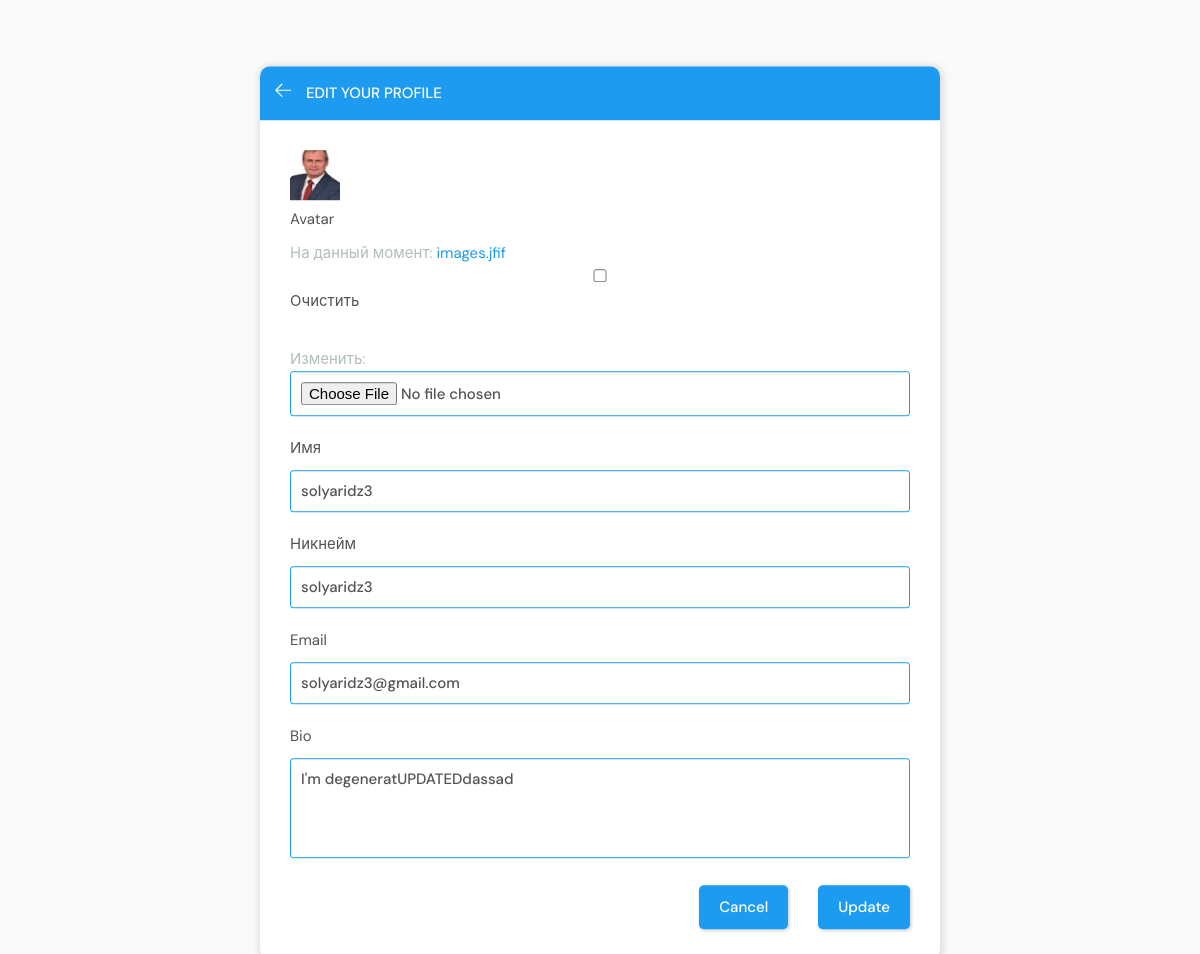
The app's page /update-user/ (signed in), older data.
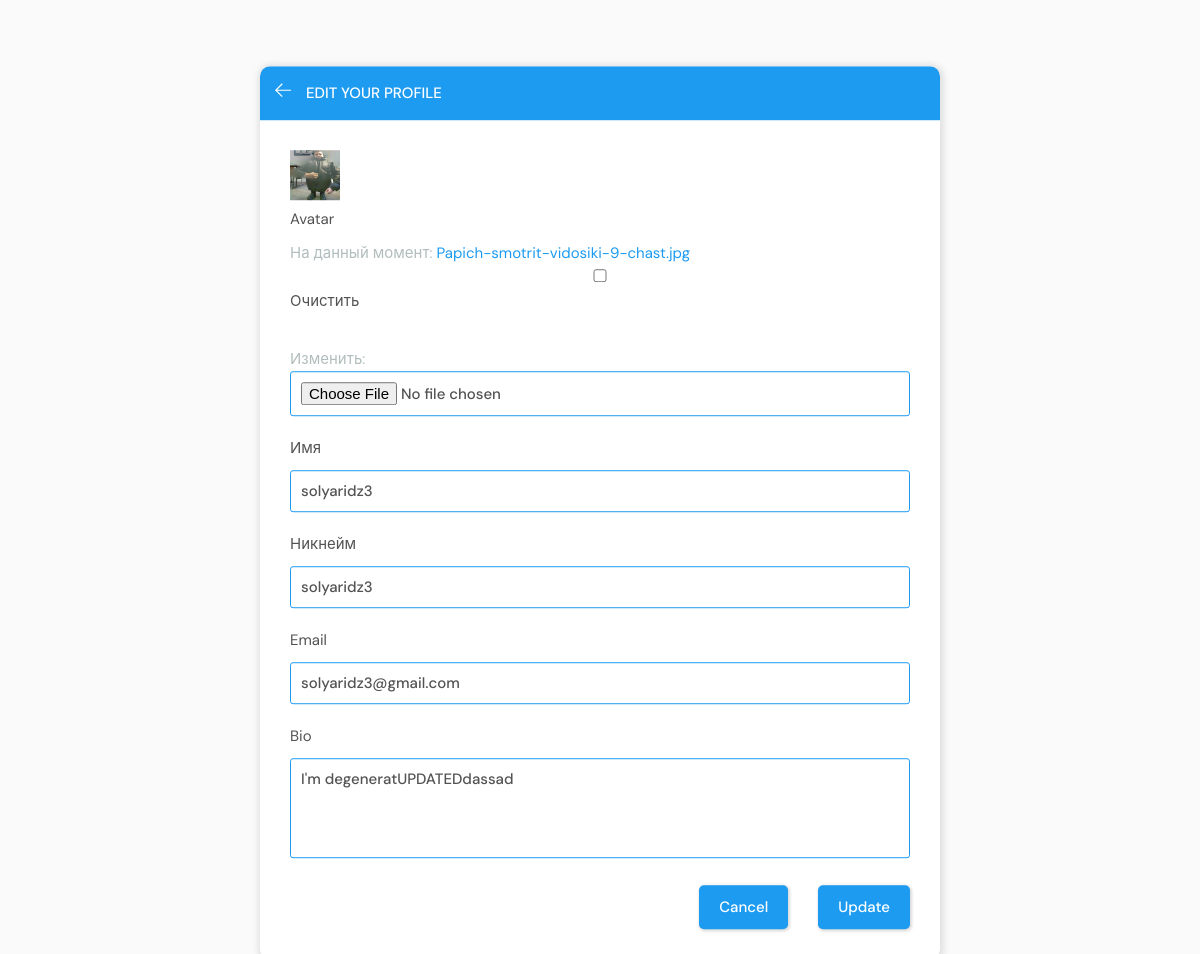
The same page, newer data.
### base/models.py (models this page shows, shortened)
class User(AbstractBaseUser, PermissionsMixin):
    name = models.CharField(max_length=200, null=True, verbose_name="Имя")
    username = models.CharField(
        max_length=50, null=True, verbose_name="Никнейм", unique=True)
    email = models.EmailField(null=True, unique=True)
    bio = models.TextField(null=True, blank=True)
    avatar = models.ImageField(null=True, default="avatar.svg", blank=True)
    is_staff = models.BooleanField(default=False)
    is_active = models.BooleanField(default=False)
    objects = CustomUserManager()
    USERNAME_FIELD = 'email'
    REQUIRED_FIELDS = ['name','username','bio']

### base/views.py (the view)
# urls.py: path('update-user/', views.updateUser, name='update-user'),
@login_required(login_url='login')
def updateUser(request):
    user = request.user
    form = UserForm(instance=user)
    if request.method == 'POST':
        form = UserForm(request.POST, request.FILES, instance=user)
        if form.is_valid():
            form.save()
            return redirect('user-profile', pk=user.id)
    context = {'form': form}
    return render(request, 'base/update-user.html', context)

### base/forms.py
class UserForm(ModelForm):
    class Meta:
        model = User
        fields = ['avatar', 'name', 'username', 'email', 'bio']

### base/templates/base/update-user.html (shortened to what this page needs)
{% extends 'without_navbar.html' %}
{% block content %}
<main class="update-account layout">
  <div class="container">
    <div class="layout__box">
      <div class="layout__boxHeader">
        <div class="layout__boxTitle">
          <a href="{% url 'user-profile' request.user.id %}">
            <svg version="1.1" xmlns="http://www.w3.org/2000/svg" width="32" height="32" viewBox="0 0 32 32">
              <title>arrow-left</title>
              <path
                d="M13.723 2.286l-13.723 13.714 13.719 13.714 1.616-1.611-10.96-10.96h27.625v-2.286h-27.625l10.965-10.965-1.616-1.607z">
              </path>
            </svg>
          </a>
          <h3>Edit your profile</h3>
        </div>
      </div>
      <div class="layout__body">
        <form class="form" action="" method="POST" enctype="multipart/form-data">
          <img class="ava" src="{{request.user.avatar.url}}" alt="">
          {% for field in form %}
          <div class="form__group">
            <label for="profile_pic">{{field.label}}</label>
            {{field}}
          </div>
          {% endfor %}
          <div class="form__action">
            <a class="btn btn--dark" href="{% url 'home' %}">Cancel</a>
            <button class="btn btn--main" type="submit">Update</button>
          </div>
        </form>
      </div>
    </div>
  </div>
</main>
{% endblock content %}

Row changes from the older to the newer data that the page shows:
changed User "solyaridz3": user.avatar: a different picture
Text that changed along with them:
text no longer shown: "На данный момент: images.jfif Очистить Изменить:"
text now shown: "На данный момент: Papich-smotrit-vidosiki-9-chast.jpg Очистить Изменить:"
